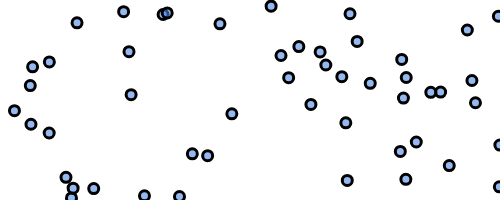
Frame 1 (no input)
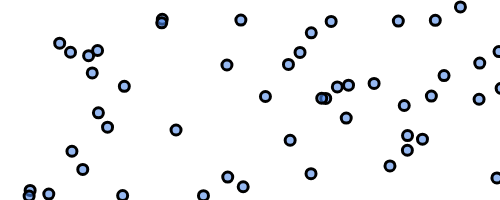
Frame 60 (no input)
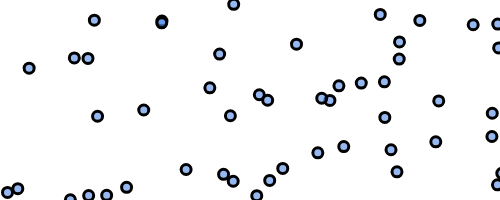
Frame 120 (the mouse pressed at the canvas centre since frame 60)

The p5.js sketch that drew these frames (run headless with seeded random() and noise() and a simulated clock; from frame 60 on, the mouse is pressed at the canvas centre):

// p5.js sketch
// ── sketch.js
//Tomás de Camino Beck, Ph.D
//Sistemas Inteligentes
//Universidad Cenfotec

let n = 50 ;
var Particles = [];

class Particle {
  constructor(x, y, size, sX, sY, elasticity) {
    this.size = size;
    this.x = x;
    this.y = y;
    this.sX = sX;
    this.sY = sY;
    this.elasticity = elasticity;
    this.g = 0;
  }

  display() {
    //line(this.x, this.y,this.x+this.sX*5, this.y+this.sY*5)
    circle(this.x, this.y, this.size);
  }

  move() {
    this.sY += this.g;
    this.x += this.sX;
    this.y += this.sY;
  }

  bounce(w, h) {
    if (this.x >= w - this.size / 2 || this.x < this.size / 2) {
      this.sX *= -this.elasticity;
    }
    if (this.y >= h - this.size / 2 || this.y < this.size / 2){
      this.sY *= -this.elasticity;
    }

  }
  
  interact(x,y){
    if(dist(this.x,this.y,x,y)<this.size){
      this.sX *= -this.elasticity;
      this.sY *= -this.elasticity;
    }
  }
  
}

function setup() {
  createCanvas(500, 200);
  
  for (let i = 0; i < n; i++) {
    Particles.push(new Particle(
      random(0,width), 
      random(0,height), 
      10, 
      random(-2.5,2.5), 
      random(-2,2), 
      1
    ));
  }
  
  background(255);
}

function draw() {
  background(255);
  //noStroke();
  stroke(0,0,0);
  strokeWeight(3);
  fill(74,134,232, 150);

  //fill(0);
  //text(str(particle.y), 100, 10);
  for (let i = 0; i < Particles.length; i++) {
    Particles[i].display();
    Particles[i].move();
    Particles[i].bounce(width, height);
    for (let j = 0; j < Particles.length; j++){
      if(i!=j){
        Particles[i].interact(Particles[j].x,Particles[j].y);
        
      }
      
    }
  }
}
